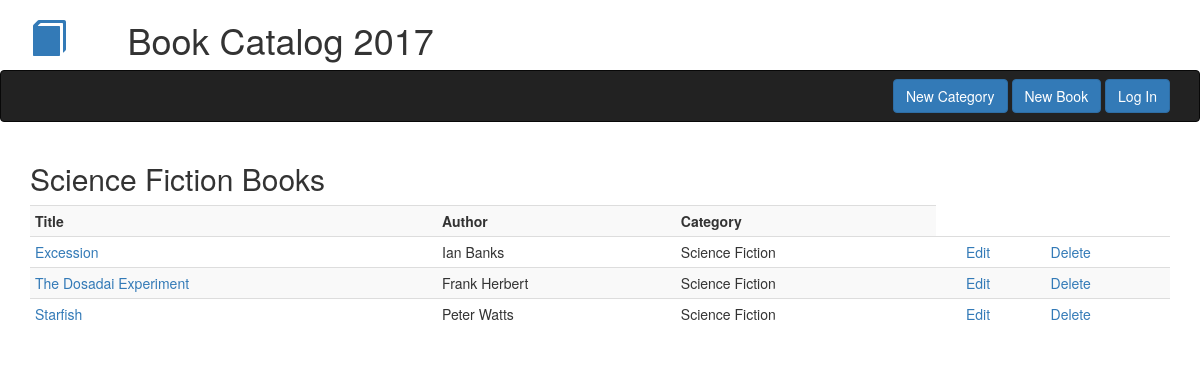
The page /categories/1/books-by-category on the database its author committed.
### db_setup.py (models this page shows, shortened)
class Category(Base):
    __tablename__ = 'category'
    name = Column(String(80), nullable = False)
    id = Column(Integer, primary_key = True)

class Book(Base):
    __tablename__ = 'book'
    title = Column(String(80), nullable = False)
    id = Column(Integer, primary_key = True)
    subtitle = Column(String(250))
    author = Column(String(250), nullable = False)
    author2 = Column(String(250))
    description = Column(String(250))
    category_id = Column(Integer, ForeignKey('category.id'))
    category = relationship(Category)

### catalog.py (the view)
@app.route('/categories/<int:category_id>/books-by-category')
def listBooksByCategory(category_id):
    category = session.query(Category).filter_by(id = category_id).one()
    books = session.query(Book).filter_by(category_id = category_id)
    return render_template('books_by_category.html', books = books, category = category)

### templates/books_by_category.html
{% extends 'bootstrap/base.html' %}
{% block navbar %}{% include 'header_nav.html' %}{% endblock %}
{% block content %}
<div class='container'>
    <h2>{{ category.name }} Books</h2>
            <table class='table table-striped table-condensed'>
            <th>Title</th><th>Author</th><th>Category</th>
            {% for book in books %}
                <tr><td><a href="{{ url_for('singleBook', book_id = book.id) }}">{{ book.title }}</a></td><td>{{ book.author }}</td><td>{{ category.name }}</td><td>{{book.count}}</td>
                <td><a href="{{ url_for('editBook', book_id = book.id) }}">Edit</a></td><td><a href="{{ url_for('deleteBook', book_id = book.id) }}">Delete</a></td></tr>
            {% endfor %}
            </table>
</div>
{% endblock %}

### rows shown on the page
Category: name "Science Fiction"
Book: title "Excession", author "Ian Banks"
Book: title "The Dosadai Experiment", author "Frank Herbert"
Book: title "Starfish", author "Peter Watts"
